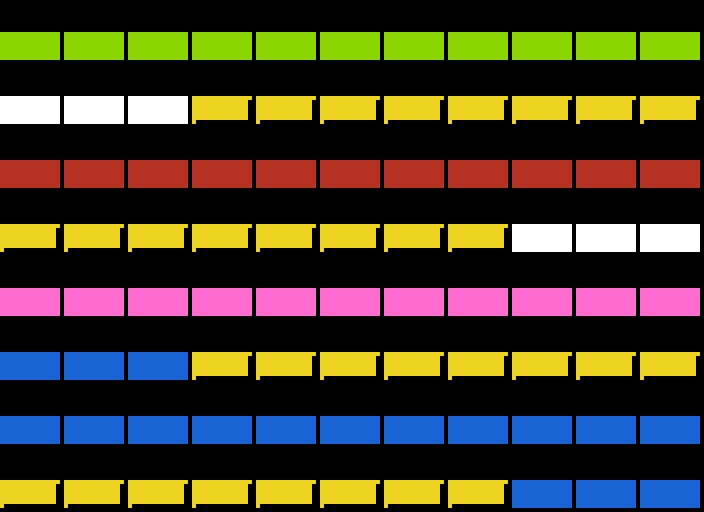

Tiled map render using the project's own tile images. Description and the whole map definition, tile-layer contents included, below:
An orthogonal 11x16 tile map with 64x32 px tiles, 1 tile layer (Level).

<map version="1.10" tiledversion="1.10.2" orientation="orthogonal" renderorder="right-down" width="11" height="16" tilewidth="64" tileheight="32" infinite="0" nextlayerid="2" nextobjectid="1">
 <tileset firstgid="1" name="tileset" tilewidth="64" tileheight="32" tilecount="12" columns="4">
  <image source="tileset.png" width="256" height="96" />
 </tileset>
 <layer id="1" name="Level" width="11" height="16">
  <data encoding="csv">
0,0,0,0,0,0,0,0,0,0,0,
4,4,4,4,4,4,4,4,4,4,4,
0,0,0,0,0,0,0,0,0,0,0,
1,1,1,10,10,10,10,10,10,10,10,
0,0,0,0,0,0,0,0,0,0,0,
5,5,5,5,5,5,5,5,5,5,5,
0,0,0,0,0,0,0,0,0,0,0,
10,10,10,10,10,10,10,10,1,1,1,
0,0,0,0,0,0,0,0,0,0,0,
7,7,7,7,7,7,7,7,7,7,7,
0,0,0,0,0,0,0,0,0,0,0,
6,6,6,10,10,10,10,10,10,10,10,
0,0,0,0,0,0,0,0,0,0,0,
6,6,6,6,6,6,6,6,6,6,6,
0,0,0,0,0,0,0,0,0,0,0,
10,10,10,10,10,10,10,10,6,6,6
</data>
 </layer>
</map>
